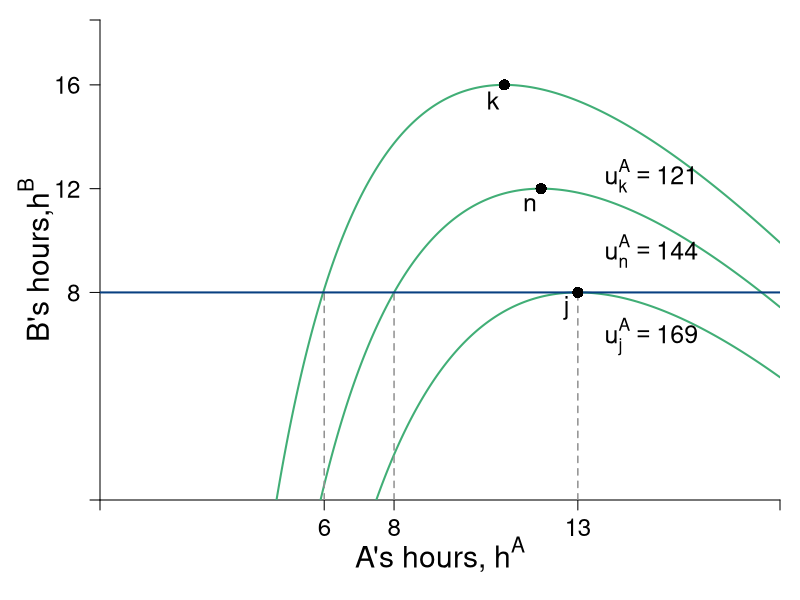

Write the R code that produced this figure.
require(shape)
pdf(file = "coordination_failures/coord_indiff_map_feasible.pdf", width = 9, height = 7)

#Set parameters for graphics
pointsize <- 1.8
axislabelsize <- 1.8
labelsize <- 1.5
namesize <- 1.8
annotatesize <- 1.5
graphlinewidth <- 2
segmentlinewidth <- 1.5

COL <- c("#7fc97f", "#beaed4", "#fdc086", "#ffff99", "#386cb0", "#f0027f", "#bf5b17", "#666666")
COLA <- c("#e0f3db", "#99d8c9","#66c2a4","#41ae76", "#238b45", "#005824")
COLB <- c("#4eb3d3", "#2b8cbe", "#0868ac","#084081")

Grays <- gray.colors(25, start = 1, end = 0)

par(mar =  c(5, 5, 1, 1))


uA <- function(ea, eb, alpha = 30, beta = 1/2) {
  (alpha - beta*(ea + eb))*ea - 0.5*(ea)^2
}

hANE <- function(alpha, beta = 1/2){
  alpha/(1 + 3*beta)
}

brfA <- function(ea, alpha = 30, beta = 1/2) {
  (alpha - ea*(1 + 2*beta))/(beta)
}


xlims <- c(0, 18.5)
ylims <- c(0, 18.5)

npts <- 501 
x <- seq(xlims[1], xlims[2], length.out = npts)
y <- seq(ylims[1], ylims[2], length.out = npts) 
a <- c(uA(11, brfA(11)), 
       uA(hANE(alpha = 30, beta = 1/2), hANE(alpha = 30, beta = 1/2)), 
       uA(13, brfA(13))
)

plot(0, 0, xlim = xlims, ylim = ylims, type = "n",
     xlab = expression(paste("")),
     ylab = expression(paste("")), 
     xaxt = "n", 
     yaxt = "n", 
     cex.lab = axislabelsize, 
     bty = "n",
     xaxs = "i", 
     yaxs = "i")

ticksy <- c(0,  brfA(13), 12,  brfA(11), ylims[2])
ylabels <- c(NA, 8, 12, 16, NA)


ticksx <- c(0, 6.1, 8, 13,  xlims[2])
xlabels <- c(NA, 6, 8, 13, NA)


axis(1, at = ticksx, pos = 0, labels = xlabels, cex.axis = labelsize - 0.05)
axis(2, at = ticksy, pos = 0, labels = ylabels, las = 1, cex.axis = labelsize - 0.05)

npts <- 500 
xx1 <- seq(xlims[1], xlims[2], length.out = npts)

#Polygon for the feasible set
# xpoly1 <- c(xlims[1], xlims[2], xlims[2], xlims[1], xlims[1])
# ypoly1 <- c(brfA(13), brfA(13), ylims[2], ylims[2], brfA(13))
# polygon(x = xpoly1, y = ypoly1, col = COLA[1], density = NULL, border = NA)
#text(3, 17, expression(paste("Feasible Set")), xpd = TRUE, cex = annotatesize) 

contour(y, x, 
        outer(x, y, uA),
        drawlabels = FALSE,
        col = COLA[4],
        lwd = graphlinewidth,
        levels = a, 
        xaxs = "i", 
        yaxs = "i", 
        add = TRUE) 

text(0.5*xlims[2], -2.1, expression(paste("A's hours, ", h^A)), xpd = TRUE, cex = axislabelsize)
text(-1.75, 9.25, expression(paste("B's hours,", h^B)), xpd = TRUE, cex = axislabelsize, srt = 90) 

#Label the iso-welfare functions for the A
text(15, 6.3, expression(paste(u[j]^A == 169)), cex = annotatesize)
text(15, 9.6, expression(paste(u[n]^A == 144)), cex = annotatesize)
text(15, 12.5, expression(paste(u[k]^A == 121)), cex = annotatesize)


segments(6.1, 0, 6.1, brfA(13), lty = 2, col = Grays[18], lwd = segmentlinewidth)

segments(8, 0, 8, brfA(13), lty = 2, col = Grays[18], lwd = segmentlinewidth)

segments(13, 0, 13, brfA(13), lty = 2, col = Grays[18], lwd = segmentlinewidth)


#Label Nash Equilibrium 
points(12, 12, pch = 16, col = "black", cex = 1.5)

text(12 - 0.3, 12 - 0.6, expression(paste("n")), cex = annotatesize)



segments(0,  brfA(13),  xlims[2],  brfA(13), lty = 1, col = COLB[4], lwd = graphlinewidth)

points(13, brfA(ea = 13), pch = 16, col = "black", cex = 1.5)
text(13 - 0.3, brfA(ea = 13) - 0.6, expression(paste("j")), cex = annotatesize)

points(11, brfA(11), pch = 16, col = "black", cex = 1.5)
text(11 - 0.3, brfA(11) - 0.6, expression(paste("k")), cex = annotatesize)


dev.off()
